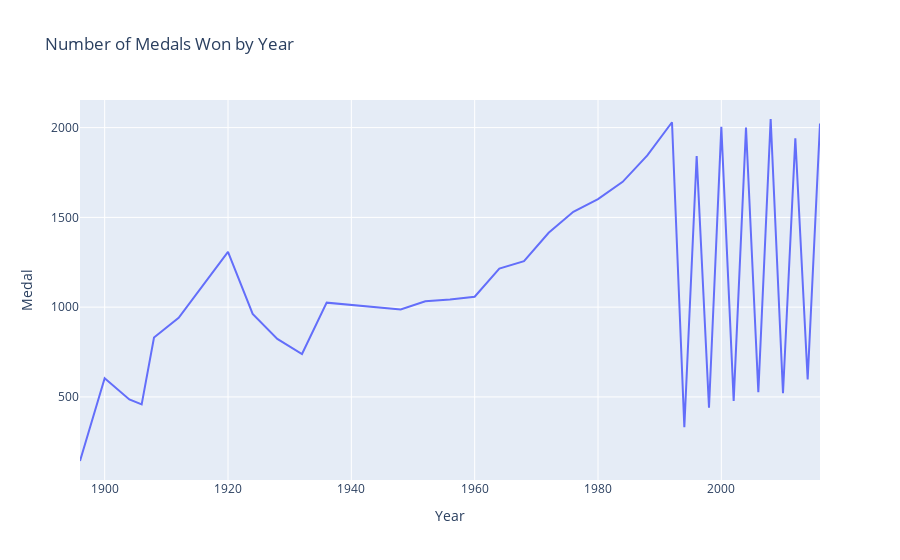

Source (notebook cell):
### Markdown cell above
Because this dataset was missing the medal count overtime and it turned impossible to find (it is mandatory for the assignment), we are going to use another dataset which has all the medal winners in the olympics of the last 100 years.

### Code cell
df_medals_per_year = olympic_timeseries.groupby("Year")["Medal"].count().reset_index()

fig = px.line(df_medals_per_year, x="Year", y="Medal", title="Number of Medals Won by Year")
fig.show()

### Figure 1 — Plotly figure (JSON) as saved in the notebook; plotly's stock layout.template omitted (floating-point values rounded to 4 significant figures)
{"data": [{"hovertemplate": "Year=%{x}<br>Medal=%{y}<extra></extra>", "legendgroup": "", "line": {"color": "#636efa", "dash": "solid"}, "marker": {"symbol": "circle"}, "mode": "lines", "name": "", "orientation": "v", "showlegend": false, "type": "scatter", "x": [1896, 1900, 1904, 1906, 1908, 1912, 1920, 1924, 1928, 1932, 1936, 1948, 1952, 1956, 1960, 1964, 1968, 1972, 1976, 1980, 1984, 1988, 1992, 1994, 1996, 1998, 2000, 2002, 2004, 2006, 2008, 2010, 2012, 2014, 2016], "xaxis": "x", "y": [143, 604, 486, 458, 831, 941, 1308, 962, 823, 739, 1025, 987, 1033, 1043, 1058, 1215, 1256, 1414, 1531, 1602, 1698, 1845, 2030, 331, 1842, 440, 2004, 478, 2001, 526, 2048, 520, 1941, 597, 2023], "yaxis": "y"}], "layout": {"legend": {"tracegroupgap": 0}, "title": {"text": "Number of Medals Won by Year"}, "xaxis": {"anchor": "y", "domain": [0, 1], "title": {"text": "Year"}}, "yaxis": {"anchor": "x", "domain": [0, 1], "title": {"text": "Medal"}}}}
